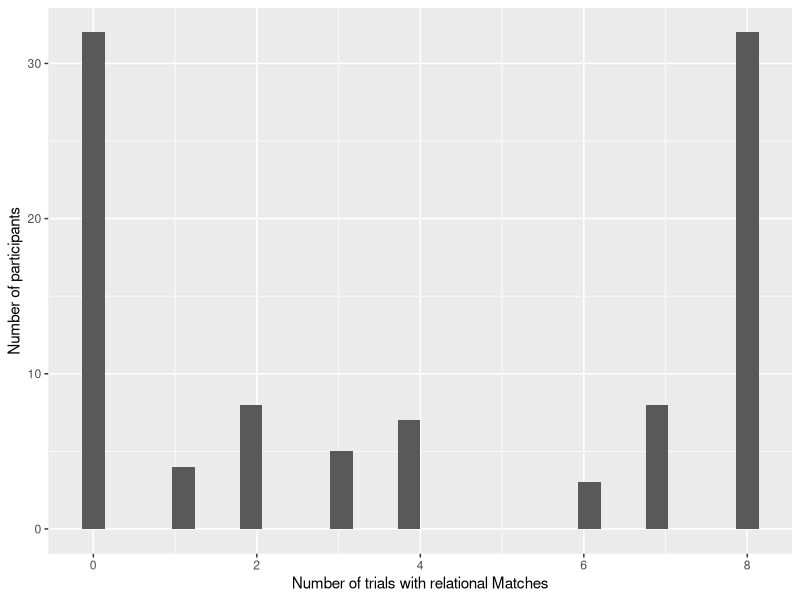
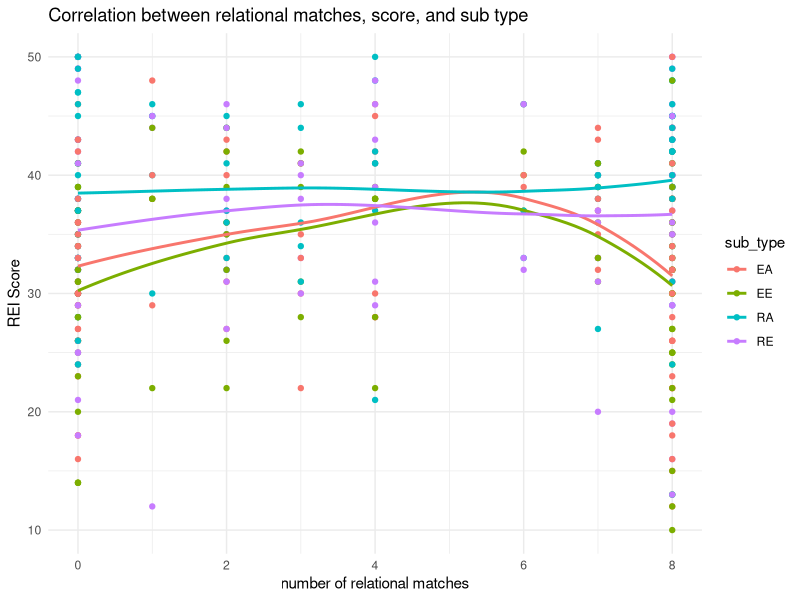

Recreate these plots in R, in order.
## ---- chunk 1
library(tidyverse)
## ---- chunk 2
?tidyverse
## ---- chunk 3
analogyDataset <- read.csv("tidy_data/MFIndD_analogy.csv")
print(analogyDataset)
## ---- chunk 4
# b.
?dplyr_by
participants <- distinct(analogyDataset["qualtrics_id"])
print(participants)
## ---- chunk 5
# c
participant_trials <- analogyDataset %>%
  group_by(qualtrics_id) %>%
    summarize(max_trials = max(trial_number))

summarize(participant_trials, sd(max_trials))

## ---- chunk 6
summarised_by_rel_matches <- analogyDataset %>%
  summarize(.by = qualtrics_id, rel = sum(response_type == "Rel", na.rm = TRUE) )
## ---- chunk 7
summarised_by_rel_matches %>%
  ggplot(aes(x = rel))+
  geom_histogram()+
  labs(y = "Number of participants", x = "Number of trials with relational Matches")

## ---- chunk 8
analogyDataset%>% 
  pivot_wider(id_cols = c(qualtrics_id), names_from = "trial_number",names_sort = TRUE,values_from = "response_type" )
## ---- chunk 9
rei_dataset <- read.csv("tidy_data/MFIndD_REI.csv")
head(rei_dataset)
## ---- chunk 10
rei_dataset_adjusted <- rei_dataset %>%
  mutate(response = case_when(response == "Strongly Disagree" ~ 1.0,response == "Strongly Agree" ~ 5.0 , is.na(response) == TRUE ~ 0, TRUE ~ as.double(response)))
#Printing adjusted data to ensure it worked
rei_dataset_adjusted
## ---- chunk 11
rei_analysis <- rei_dataset_adjusted %>%
  mutate(new_scored_response = case_when(rev_scoring == "neg" ~ 6-response, TRUE ~ response))
#Printing the data set to show the new column
rei_analysis
## ---- chunk 12
accuracy <- rei_analysis%>%
summarise(all(new_scored_response == scored_response, na.rm = TRUE))
accuracy
## ---- chunk 13
rei_sub_scale_summary <- rei_analysis %>%
  group_by(qualtrics_id, sub_type ) %>%
  summarize(score = sum(new_scored_response))
rei_sub_scale_summary
## ---- chunk 14
rei_sub_scale_summary %>%
  ungroup() %>%
  summarise(any(is.na(score)))
## ---- chunk 15
analogy_rei_joint <- full_join(summarised_by_rel_matches, rei_sub_scale_summary)
analogy_rei_joint
## ---- chunk 16
analogy_rei_joint %>%
  ggplot(aes(y = score , x= rel, color = sub_type))+
  geom_point() +
  geom_smooth(se=FALSE) +
  theme_minimal() +
  labs(y = "REI Score", x = "number of relational matches", title = "Correlation between relational matches, score, and sub type")
